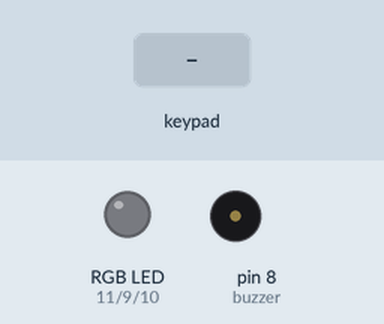
This sketch was run on a simulated Arduino Uno, built with avr-gcc and run on an emulated ATmega328P. Shown: an RGB LED mixed from three pins (HIGH = lit), buzzer (waves = sounding). Dashed ring = blinking. The inputs (shaded band) are chosen by the test bench. Dim RGB values are drawn brighter than linear; what the sketch prints to the serial monitor is not drawn.

Above: at 4.0 s.
4.1 s: key '*' pressed
At 5.4 s:
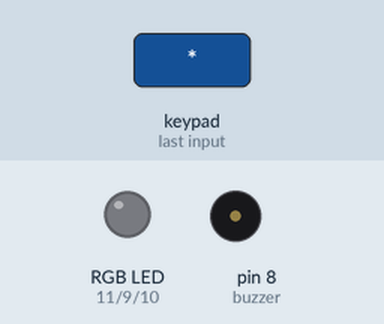
5.7 s: keypad keys 0 0 0 0 pressed 0.4 s apart
At 7.6 s:
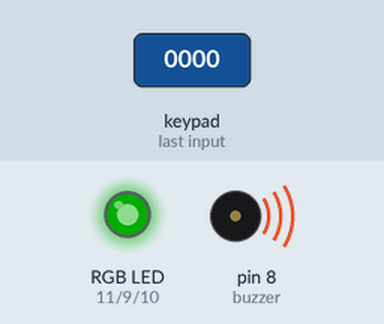
8.8 s: keypad keys 0 0 0 0 # pressed 0.4 s apart
At 9.25 s:
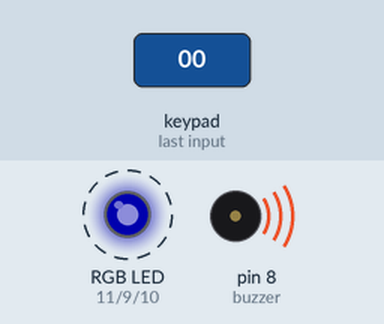
12.3 s: keypad keys 0 0 0 0 * pressed 0.4 s apart
At 14.42 s:
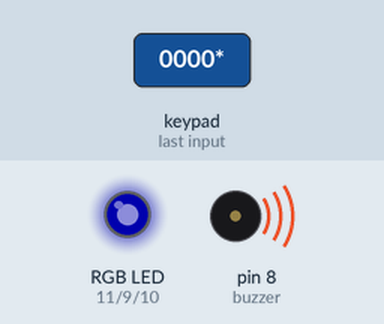
Timing chart, 0 to 16.0 s (numbered marks = the images above; inputs shaded):
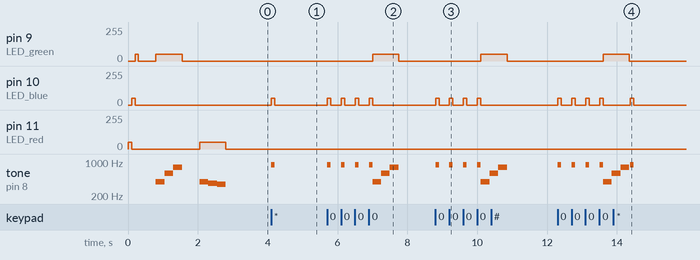

The sketch:

lostInSpace_14.ino
```cpp
#include <Key.h>
#include <Keypad.h>

// MAPPING DEFINITIONS
const byte n_rows = 4;
const byte n_cols = 4;
char buttons[n_rows][n_cols] = {
  {'1', '2', '3', 'A'},
  {'4', '5', '6', 'B'},
  {'7', '8', '9', 'C'},
  {'*', '0', '#', 'D'}
};

// HARDWARE DEFINITIONS
int LED_red = 11;
int LED_green = 9;
int LED_blue = 10;
int buzzer = 8;
byte button_row[n_rows] = {13, 12, 7, 6};
byte button_col[n_cols] = {5, 4, 3, 2};

// MAPPING
Keypad customKeypad = Keypad(
  makeKeymap(buttons), button_row, button_col, n_rows, n_cols);


// PASSWORD
const byte passLength = 4;
char password[passLength] = {'0', '0', '0', '0'};


// FUNCTIONS
void RGB_color(int red_value, int green_value, int blue_value) {
  analogWrite(LED_red, red_value);
  analogWrite(LED_green, green_value);
  analogWrite(LED_blue, blue_value);
}

void playInput() {
  tone(buzzer, 880, 500);
  RGB_color(0, 0, 50);
  delay(100);
  RGB_color(0, 0, 0);
  noTone(buzzer);
}

void playError() {
  RGB_color(50, 0, 0);
  tone(buzzer, 392, 250);
  delay(250);
  tone(buzzer, 370, 250);
  delay(250);
  tone(buzzer, 349, 250);
  delay(250);
  RGB_color(0, 0, 0);
  noTone(buzzer);
}

void playSuccess() {
  RGB_color(0, 50, 0);
  tone(buzzer, 392, 250);
  delay(250);
  tone(buzzer, 587, 250);
  delay(250);
  tone(buzzer, 784, 250);
  delay(250);
  RGB_color(0, 0, 0);
  noTone(buzzer);
}

int unlockMode(){
  char customKey = customKeypad.getKey();

  Serial.println("Type Password to continue");
  delay(500);

  int failure_flag = 0;

  for(int i = 0; i < passLength; i++) {
    while(!(customKey = customKeypad.getKey())) {
       // wait infinitley for input
    }
    playInput();
    if(password[i] != customKey){
      failure_flag = 1;
    }
    Serial.print("*");
  }

  Serial.println("");
  if (failure_flag == 1) {
    Serial.println("WRONG PASSWORD");
    playError();
    return 1;
  } else {
    Serial.println("Device Successfully Unlocked!");
    playSuccess();
    return 0;
  }
}


void setup() {
  Serial.begin(9600); // Begin monitoring via the serial monitor
  Serial.println("System booting");
  pinMode(buzzer, OUTPUT);
  pinMode(LED_red, OUTPUT);
  pinMode(LED_green, OUTPUT);
  pinMode(LED_blue, OUTPUT);

  // LIGHTING TEST
  Serial.println("RGB test");
  RGB_color(50, 0, 0);
  delay(100);
  RGB_color(0, 0, 50);
  delay(100);
  RGB_color(0, 50, 0);
  delay(100);
  RGB_color(0, 0, 0);
  delay(500);

  // TONE TEST
  Serial.println("Tone test");
  playSuccess();
  delay(500);
  playError();

  Serial.println("");
  Serial.println("Press * to set new password or # to access the system.");
}


void loop(){
  char customKey = customKeypad.getKey();

  if (customKey == '*'){ // button to change password
    playInput();
    Serial.println("Change Password Mode");
    int access = unlockMode();
    if(access != 0) {
      Serial.println("Access Denied. Cannot change password without the old or default.");
    } else {
      Serial.print("Welcome, authorized user. Please Enter a new password: ");
      delay(500);
      for(int i = 0; i < passLength; i++) {
        while(!(customKey = customKeypad.getKey())) {
        // wait infinitley for input
        }
        playInput();
        password[i] = customKey;
        Serial.print("*");
      }
      Serial.println("");
      playSuccess();
      Serial.println("Password Successfully Changed!");
      Serial.println("Press * to set new password or # to access the system.");
    }
  }

  if (customKey == '#') { // button to access system
    int access = unlockMode();
    if(access != 0) {
      Serial.println("Access Denied.");
      Serial.println("Press * to set new password or # to access the system.");
    }
    else {
      Serial.println("Welcome, authorized user. You may now begin using the system.");
    }
  }

}
```

Measured:
- after the input at 4.1 s, pin 10 (LED_blue): 0/255 → 50/255 at once, → 0/255 0.10 s later; tone on pin 8 (buzzer): silent → 880 Hz at once, → silent 0.10 s later
- after the input at 5.7 s, pin 9 (LED_green): 0/255 → 50/255 after 1.3 s, → 0/255 0.75 s later; pin 10 (LED_blue): alternates 50/255 for 0.10 s and 0/255 for 0.30 s, 8 changes in all, then stays 0/255, starting at once
- after the input at 8.8 s, pin 9 (LED_green): 0/255 → 50/255 after 1.3 s, → 0/255 0.75 s later; pin 10 (LED_blue): alternates 50/255 for 0.10 s and 0/255 for 0.30 s, 8 changes in all, then stays 0/255, starting at once
- after the input at 12.3 s, pin 9 (LED_green): 0/255 → 50/255 after 1.3 s, → 0/255 0.75 s later; pin 10 (LED_blue): goes 3 × (50/255 0.10 s, 0/255 0.30 s), 50/255 0.10 s, 0/255 0.77 s, 50/255 0.10 s, then 0/255, starting at once
